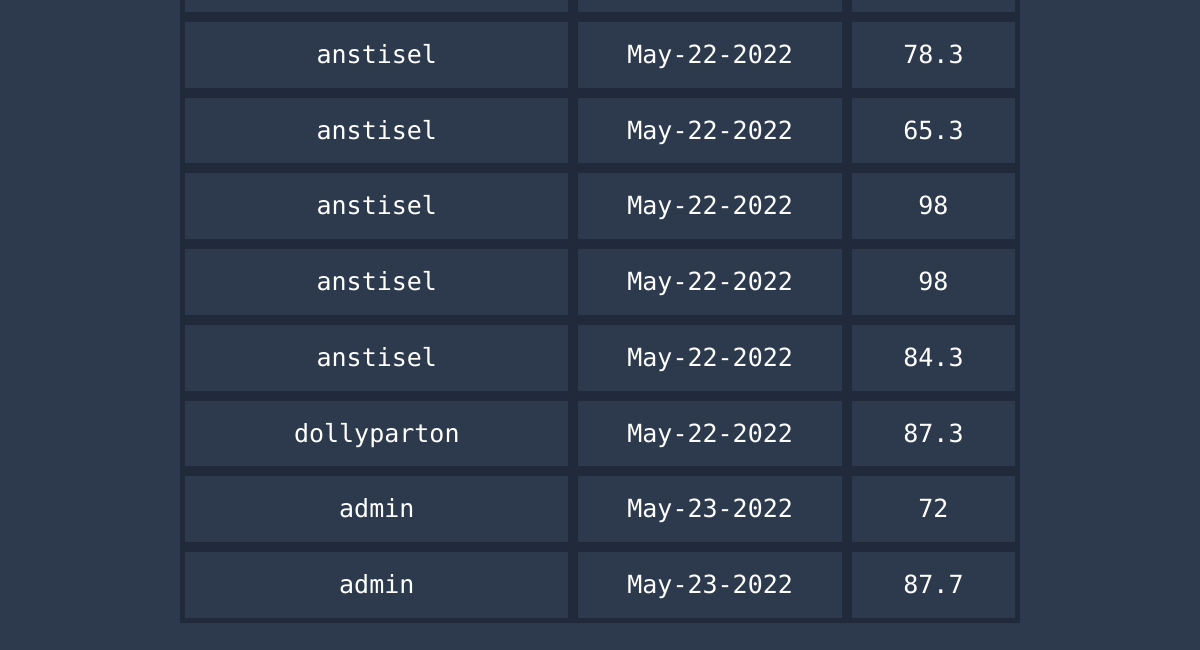
The page /leaderboard (lower part) on the database as committed earlier.
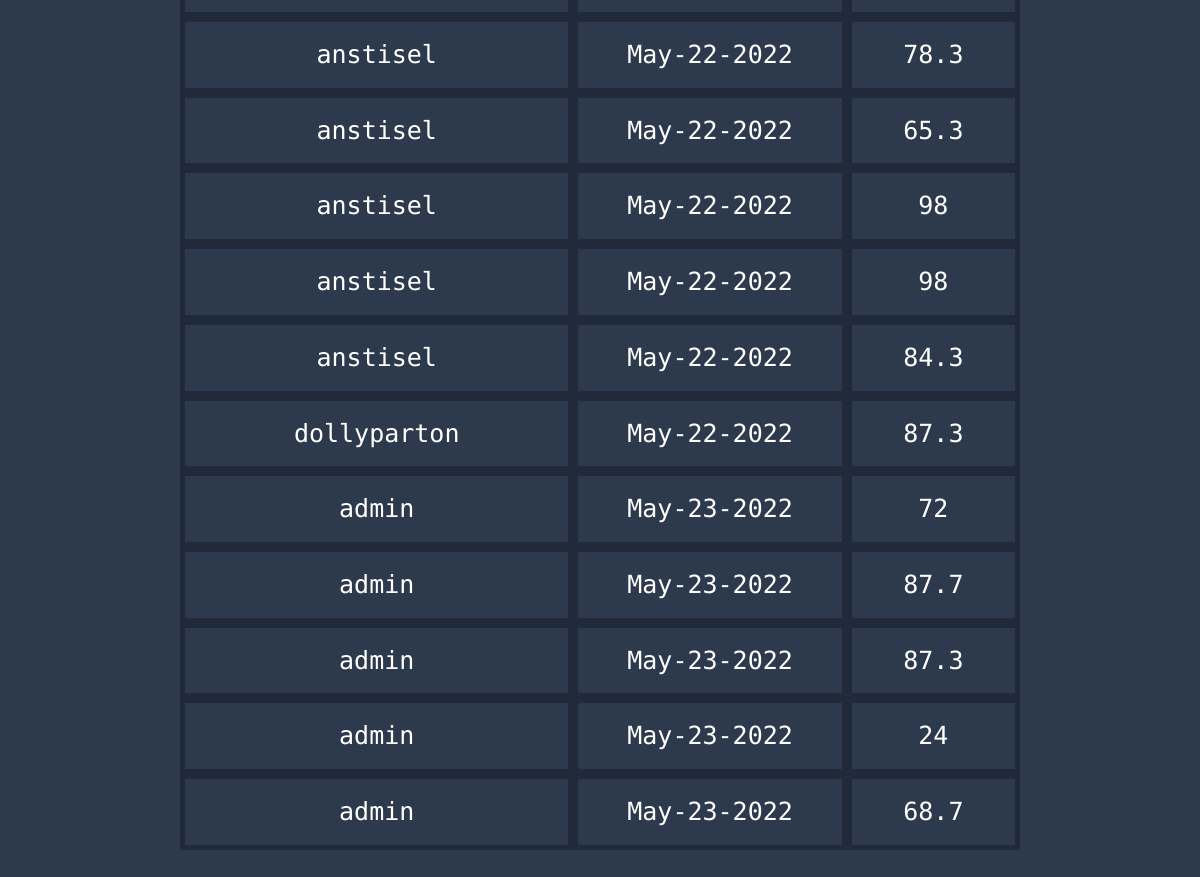
The same page on the database as committed later.
### app/models.py (models this page shows, shortened)
class Score(UserMixin, db.Model):
    id = db.Column(db.Integer, primary_key=True)
    user_score = db.Column(db.Integer)
    user_id = db.Column(db.Integer, db.ForeignKey("user.id"))
    today = date.today()
    format_date = today.strftime("%b-%d-%Y") #strips minutes, formats the date eg May-16-2022
    date = db.Column(db.String, default=format_date)

class User(UserMixin, db.Model):
    id = db.Column(db.Integer, primary_key=True)
    username = db.Column(db.String(64), index=True, unique=True)
    email = db.Column(db.String(120), index=True, unique=True)
    password_hash = db.Column(db.String(128))
    user_stats = db.relationship('Score', backref='user', lazy=True)

### app/routes.py (the view)
@app.route('/leaderboard', methods=['GET', 'POST'])
def leaderboard():
    all_scores = Score.query.all()
    user = User.query.all()
    if current_user.is_authenticated:
        user_name = current_user.username
        return render_template('leaderboard.html', title='Leaderboard', scores=all_scores, user_name=user_name)
    return render_template('leaderboard.html', title='Leaderboard', scores=all_scores)

### app/templates/leaderboard.html (shortened to what this page needs)
{% extends "base.html" %}
{% block content %}
    <table id="myTable" class="tablesorter">
        <tbody>
            {% for score in scores %}
                <tr>
                    <td> {{ score.user.username }} </td>
                    <td> {{ score.date }} </td>
                    <td> {{ score.user_score }}</td>
                </tr>
            {% endfor %}
    </tbody>
</table>
{% endblock %}

Rows that differ between the two databases and show on the page:
added Score: user.username "admin", date "May-23-2022", user_score "87.3"
added Score: user.username "admin", date "May-23-2022", user_score "24"
added Score: user.username "admin", date "May-23-2022", user_score "68.7"
